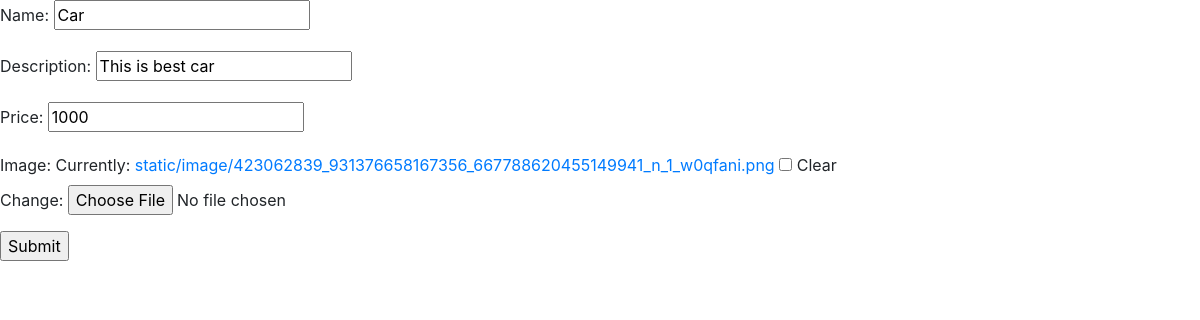
Page /updateitem/1/ on the committed database.
### Home/models.py (models this page shows, shortened)
class item(models.Model):
    name = models.CharField(max_length=100)
    description = models.CharField(max_length=100,null=True)
    price = models.IntegerField()
    image = models.ImageField(upload_to='static/image/',null=True,blank=True)

### Home/views.py (the view)
def update_item(request,id):
    Item = item.objects.get(pk=id)
    form = itemupdateform(instance = Item)
    if request.method == 'POST':
        form = itemupdateform(request.POST, request.FILES, instance=Item)
        if form.is_valid():
            form.save()
            return redirect('index')
    return render(request,'Home/update_item.html',{'form':form})

### Home/forms.py
class itemupdateform(forms.ModelForm):
    class Meta:
        model = item
        fields = ['name','description','price','image']

### Home/templates/Home/update_item.html (shortened to what this page needs)
{%extends 'base.html'%}
{% load static %}
{%block content %}
<form method='POST'  enctype="multipart/form-data">
    {{form.as_p}}
    <input type='submit' value='Submit'>
    </form>
{%endblock%}

### rows in the picture
item: name "Car", description "This is best car", price "1000"
